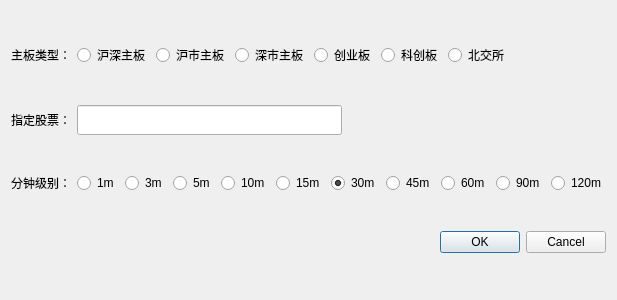
<?xml version="1.0" encoding="UTF-8"?>
<ui version="4.0">
 <class>MinuteLevelSelectDialog</class>
 <widget class="QDialog" name="MinuteLevelSelectDialog">
  <property name="geometry">
   <rect>
    <x>0</x>
    <y>0</y>
    <width>600</width>
    <height>300</height>
   </rect>
  </property>
  <property name="windowTitle">
   <string>Dialog</string>
  </property>
  <layout class="QVBoxLayout" name="verticalLayout">
   <item>
    <layout class="QHBoxLayout" name="horizontalLayout">
     <item>
      <widget class="QLabel" name="label_board_type">
       <property name="text">
        <string>主板类型：</string>
       </property>
      </widget>
     </item>
     <item>
      <widget class="QRadioButton" name="radioButton_sh_and_sz_main">
       <property name="text">
        <string>沪深主板</string>
       </property>
       <property name="checked">
        <bool>true</bool>
       </property>
      </widget>
     </item>
     <item>
      <widget class="QRadioButton" name="radioButton_sh_main">
       <property name="text">
        <string>沪市主板</string>
       </property>
       <property name="checked">
        <bool>false</bool>
       </property>
      </widget>
     </item>
     <item>
      <widget class="QRadioButton" name="radioButton_sz_main">
       <property name="text">
        <string>深市主板</string>
       </property>
      </widget>
     </item>
     <item>
      <widget class="QRadioButton" name="radioButton_gem">
       <property name="text">
        <string>创业板</string>
       </property>
      </widget>
     </item>
     <item>
      <widget class="QRadioButton" name="radioButton_star">
       <property name="text">
        <string>科创板</string>
       </property>
      </widget>
     </item>
     <item>
      <widget class="QRadioButton" name="radioButton_bse">
       <property name="text">
        <string>北交所</string>
       </property>
      </widget>
     </item>
     <item>
      <spacer name="horizontalSpacer">
       <property name="orientation">
        <enum>Qt::Horizontal</enum>
       </property>
       <property name="sizeHint" stdset="0">
        <size>
         <width>40</width>
         <height>20</height>
        </size>
       </property>
      </spacer>
     </item>
    </layout>
   </item>
   <item>
    <layout class="QHBoxLayout" name="horizontalLayout_3">
     <item>
      <widget class="QLabel" name="label_target_code">
       <property name="text">
        <string>指定股票：</string>
       </property>
      </widget>
     </item>
     <item>
      <widget class="QLineEdit" name="lineEdit_target_code">
       <property name="minimumSize">
        <size>
         <width>0</width>
         <height>30</height>
        </size>
       </property>
      </widget>
     </item>
     <item>
      <spacer name="horizontalSpacer_2">
       <property name="orientation">
        <enum>Qt::Horizontal</enum>
       </property>
       <property name="sizeHint" stdset="0">
        <size>
         <width>40</width>
         <height>20</height>
        </size>
       </property>
      </spacer>
     </item>
    </layout>
   </item>
   <item>
    <layout class="QHBoxLayout" name="horizontalLayout_2">
     <item>
      <widget class="QLabel" name="label_minute_level">
       <property name="text">
        <string>分钟级别：</string>
       </property>
      </widget>
     </item>
     <item>
      <widget class="QRadioButton" name="radioButton_1m">
       <property name="text">
        <string>1m</string>
       </property>
       <property name="checked">
        <bool>false</bool>
       </property>
      </widget>
     </item>
     <item>
      <widget class="QRadioButton" name="radioButton_3m">
       <property name="text">
        <string>3m</string>
       </property>
      </widget>
     </item>
     <item>
      <widget class="QRadioButton" name="radioButton_5m">
       <property name="text">
        <string>5m</string>
       </property>
      </widget>
     </item>
     <item>
      <widget class="QRadioButton" name="radioButton_10m">
       <property name="text">
        <string>10m</string>
       </property>
      </widget>
     </item>
     <item>
      <widget class="QRadioButton" name="radioButton_15m">
       <property name="text">
        <string>15m</string>
       </property>
      </widget>
     </item>
     <item>
      <widget class="QRadioButton" name="radioButton_30m">
       <property name="text">
        <string>30m</string>
       </property>
       <property name="checked">
        <bool>true</bool>
       </property>
      </widget>
     </item>
     <item>
      <widget class="QRadioButton" name="radioButton_45m">
       <property name="text">
        <string>45m</string>
       </property>
      </widget>
     </item>
     <item>
      <widget class="QRadioButton" name="radioButton_60m">
       <property name="text">
        <string>60m</string>
       </property>
      </widget>
     </item>
     <item>
      <widget class="QRadioButton" name="radioButton_90m">
       <property name="text">
        <string>90m</string>
       </property>
      </widget>
     </item>
     <item>
      <widget class="QRadioButton" name="radioButton_120m">
       <property name="text">
        <string>120m</string>
       </property>
      </widget>
     </item>
    </layout>
   </item>
   <item>
    <widget class="QDialogButtonBox" name="buttonBox">
     <property name="orientation">
      <enum>Qt::Horizontal</enum>
     </property>
     <property name="standardButtons">
      <set>QDialogButtonBox::Cancel|QDialogButtonBox::Ok</set>
     </property>
    </widget>
   </item>
  </layout>
 </widget>
 <resources/>
 <connections>
  <connection>
   <sender>buttonBox</sender>
   <signal>accepted()</signal>
   <receiver>MinuteLevelSelectDialog</receiver>
   <slot>accept()</slot>
   <hints>
    <hint type="sourcelabel">
     <x>248</x>
     <y>254</y>
    </hint>
    <hint type="destinationlabel">
     <x>157</x>
     <y>274</y>
    </hint>
   </hints>
  </connection>
  <connection>
   <sender>buttonBox</sender>
   <signal>rejected()</signal>
   <receiver>MinuteLevelSelectDialog</receiver>
   <slot>reject()</slot>
   <hints>
    <hint type="sourcelabel">
     <x>316</x>
     <y>260</y>
    </hint>
    <hint type="destinationlabel">
     <x>286</x>
     <y>274</y>
    </hint>
   </hints>
  </connection>
 </connections>
</ui>
